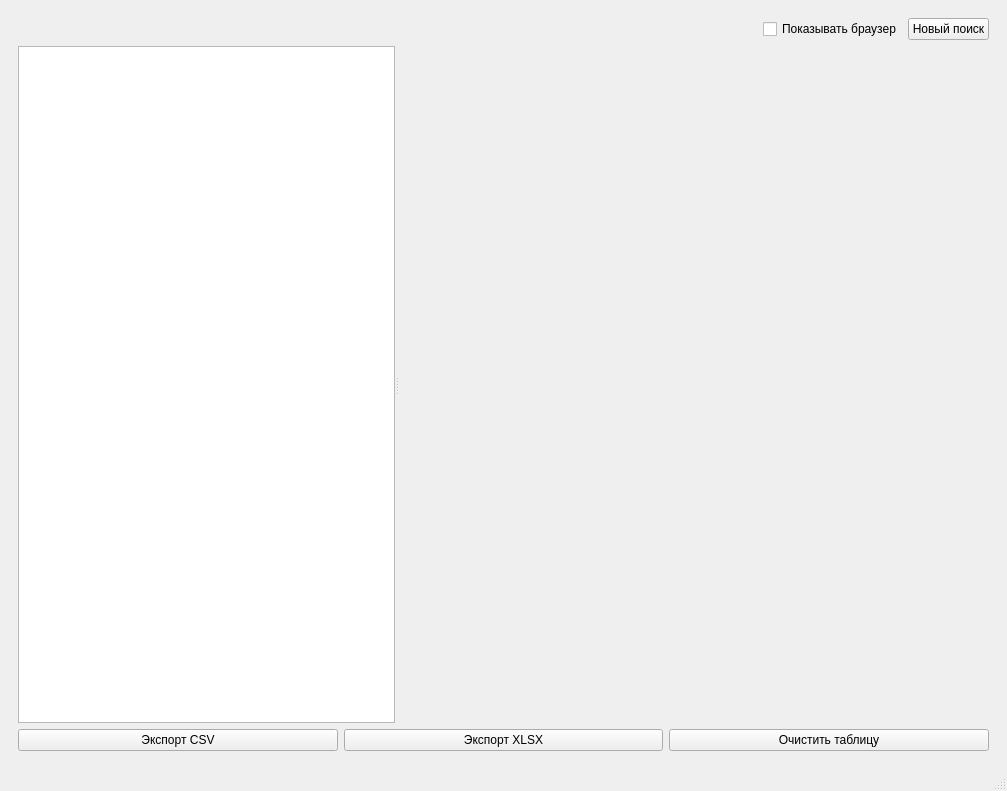
<?xml version="1.0" encoding="UTF-8"?>
<ui version="4.0">
 <class>MainWindow</class>
 <widget class="QMainWindow" name="MainWindow">
  <property name="geometry">
   <rect>
    <x>0</x>
    <y>0</y>
    <width>1007</width>
    <height>791</height>
   </rect>
  </property>
  <property name="windowTitle">
   <string>Spothound</string>
  </property>
  <widget class="QWidget" name="centralwidget">
   <layout class="QVBoxLayout" name="verticalLayout">
    <item>
     <widget class="QStackedWidget" name="stackedWidget">
      <property name="currentIndex">
       <number>1</number>
      </property>
      <widget class="QWidget" name="startPage">
       <layout class="QVBoxLayout" name="startLayout">
        <item>
         <widget class="QLabel" name="titleLabel">
          <property name="font">
           <font>
            <pointsize>28</pointsize>
            <bold>true</bold>
           </font>
          </property>
          <property name="text">
           <string>Spothound</string>
          </property>
          <property name="alignment">
           <set>Qt::AlignCenter</set>
          </property>
         </widget>
        </item>
        <item>
         <widget class="QLabel" name="subtitleLabel">
          <property name="text">
           <string>Парсер карточек с Яндекс.Карт, 2ГИС и Google Maps</string>
          </property>
          <property name="alignment">
           <set>Qt::AlignCenter</set>
          </property>
         </widget>
        </item>
        <item>
         <layout class="QHBoxLayout" name="columnsLayout">
          <item>
           <widget class="QGroupBox" name="searchGroup">
            <property name="title">
             <string>Поиск</string>
            </property>
            <layout class="QVBoxLayout" name="searchGroupLayout">
             <item>
              <layout class="QFormLayout" name="formLayout">
               <item row="0" column="0">
                <widget class="QLabel" name="label">
                 <property name="text">
                  <string>Источник:</string>
                 </property>
                </widget>
               </item>
               <item row="0" column="1">
                <widget class="QComboBox" name="sourceCombo">
                 <item>
                  <property name="text">
                   <string>Яндекс.Карты</string>
                  </property>
                 </item>
                 <item>
                  <property name="text">
                   <string>2ГИС</string>
                  </property>
                 </item>
                 <item>
                  <property name="text">
                   <string>Google Maps</string>
                  </property>
                 </item>
                </widget>
               </item>
               <item row="1" column="0">
                <widget class="QLabel" name="label">
                 <property name="text">
                  <string>Город:</string>
                 </property>
                </widget>
               </item>
               <item row="1" column="1">
                <widget class="QLineEdit" name="cityInput">
                 <property name="placeholderText">
                  <string>Москва</string>
                 </property>
                 <property name="clearButtonEnabled">
                  <bool>true</bool>
                 </property>
                </widget>
               </item>
               <item row="2" column="0">
                <widget class="QLabel" name="label">
                 <property name="text">
                  <string>Запрос:</string>
                 </property>
                </widget>
               </item>
               <item row="2" column="1">
                <widget class="QLineEdit" name="searchRequest">
                 <property name="placeholderText">
                  <string>Поисковый запрос</string>
                 </property>
                 <property name="clearButtonEnabled">
                  <bool>true</bool>
                 </property>
                </widget>
               </item>
               <item row="3" column="0">
                <widget class="QLabel" name="gridLabel">
                 <property name="text">
                  <string>Сетка 5×5:</string>
                 </property>
                </widget>
               </item>
               <item row="3" column="1">
                <widget class="QSpinBox" name="gridSize">
                 <property name="minimum">
                  <number>2</number>
                 </property>
                 <property name="maximum">
                  <number>10</number>
                 </property>
                 <property name="value">
                  <number>5</number>
                 </property>
                </widget>
               </item>
              </layout>
             </item>
             <item>
              <spacer>
               <property name="orientation">
                <enum>Qt::Vertical</enum>
               </property>
               <property name="sizeHint" stdset="0">
                <size>
                 <width>20</width>
                 <height>40</height>
                </size>
               </property>
              </spacer>
             </item>
             <item>
              <widget class="QPushButton" name="startBtn">
               <property name="minimumSize">
                <size>
                 <width>0</width>
                 <height>36</height>
                </size>
               </property>
               <property name="text">
                <string>Начать парсинг</string>
               </property>
              </widget>
             </item>
            </layout>
           </widget>
          </item>
          <item>
           <widget class="QTabWidget" name="filtersTab">
            <widget class="QWidget" name="tabKeywords">
             <attribute name="title">
              <string>Ключевые слова</string>
             </attribute>
             <layout class="QVBoxLayout">
              <item>
               <widget class="QLabel" name="keywordsLabel">
                <property name="text">
                 <string>Ключевые слова для скоринга:</string>
                </property>
               </widget>
              </item>
              <item>
               <widget class="HintListWidget" name="keywordsList"/>
              </item>
              <item>
               <layout class="QHBoxLayout">
                <item>
                 <widget class="QLineEdit" name="keywordInput">
                  <property name="placeholderText">
                   <string>Новое слово...</string>
                  </property>
                 </widget>
                </item>
                <item>
                 <widget class="QPushButton" name="btnAddKeyword">
                  <property name="text">
                   <string>Добавить</string>
                  </property>
                 </widget>
                </item>
                <item>
                 <widget class="QPushButton" name="btnRemoveKeyword">
                  <property name="text">
                   <string>Удалить</string>
                  </property>
                 </widget>
                </item>
               </layout>
              </item>
             </layout>
            </widget>
            <widget class="QWidget" name="tabStopWords">
             <attribute name="title">
              <string>Стоп-слова</string>
             </attribute>
             <layout class="QVBoxLayout">
              <item>
               <widget class="QLabel" name="stopWordsLabel">
                <property name="text">
                 <string>Стоп-слова (результаты с этими словами будут скрыты):</string>
                </property>
               </widget>
              </item>
              <item>
               <widget class="HintListWidget" name="stopWordsList"/>
              </item>
              <item>
               <layout class="QHBoxLayout">
                <item>
                 <widget class="QLineEdit" name="stopWordInput">
                  <property name="placeholderText">
                   <string>Новое слово...</string>
                  </property>
                 </widget>
                </item>
                <item>
                 <widget class="QPushButton" name="btnAddStopWord">
                  <property name="text">
                   <string>Добавить</string>
                  </property>
                 </widget>
                </item>
                <item>
                 <widget class="QPushButton" name="btnRemoveStopWord">
                  <property name="text">
                   <string>Удалить</string>
                  </property>
                 </widget>
                </item>
               </layout>
              </item>
             </layout>
            </widget>
           </widget>
          </item>
         </layout>
        </item>
       </layout>
      </widget>
      <widget class="QWidget" name="resultsPage">
       <layout class="QVBoxLayout" name="resultsLayout">
        <item>
         <layout class="QHBoxLayout">
          <item>
           <widget class="QLabel" name="searchSummaryLabel">
            <property name="text">
             <string/>
            </property>
           </widget>
          </item>
          <item>
           <spacer>
            <property name="orientation">
             <enum>Qt::Horizontal</enum>
            </property>
            <property name="sizeHint" stdset="0">
             <size>
              <width>40</width>
              <height>20</height>
             </size>
            </property>
           </spacer>
          </item>
          <item>
           <widget class="QCheckBox" name="previewCheck">
            <property name="text">
             <string>Показывать браузер</string>
            </property>
           </widget>
          </item>
          <item>
           <widget class="QPushButton" name="btnNewSearch">
            <property name="text">
             <string>Новый поиск</string>
            </property>
           </widget>
          </item>
         </layout>
        </item>
        <item>
         <widget class="QSplitter" name="browserSplitter">
          <property name="orientation"><enum>Qt::Horizontal</enum></property>
          <widget class="QTableView" name="tableView"/>
          <widget class="QWidget" name="browserContainer" native="true">
           <property name="minimumSize">
            <size><width>400</width><height>0</height></size>
           </property>
          </widget>
         </widget>
        </item>
        <item>
         <layout class="QHBoxLayout">
          <item>
           <widget class="QPushButton" name="exportCsv">
            <property name="text">
             <string>Экспорт CSV</string>
            </property>
            <property name="icon">
             <iconset theme="text-csv"/>
            </property>
           </widget>
          </item>
          <item>
           <widget class="QPushButton" name="exportXlsx">
            <property name="text">
             <string>Экспорт XLSX</string>
            </property>
            <property name="icon">
             <iconset theme="libreoffice-oasis-spreadsheet"/>
            </property>
           </widget>
          </item>
          <item>
           <widget class="QPushButton" name="btnClear">
            <property name="text">
             <string>Очистить таблицу</string>
            </property>
            <property name="icon">
             <iconset theme="edit-clear"/>
            </property>
           </widget>
          </item>
         </layout>
        </item>
       </layout>
      </widget>
     </widget>
    </item>
   </layout>
  </widget>
  <widget class="QMenuBar" name="menubar">
   <property name="geometry">
    <rect>
     <x>0</x>
     <y>0</y>
     <width>1007</width>
     <height>22</height>
    </rect>
   </property>
  </widget>
  <widget class="QStatusBar" name="statusbar"/>
 </widget>
 <customwidgets>
  <customwidget>
   <class>HintListWidget</class>
   <extends>QListWidget</extends>
   <header>hintlistwidget.h</header>
  </customwidget>
 </customwidgets>
 <resources/>
 <connections/>
</ui>
